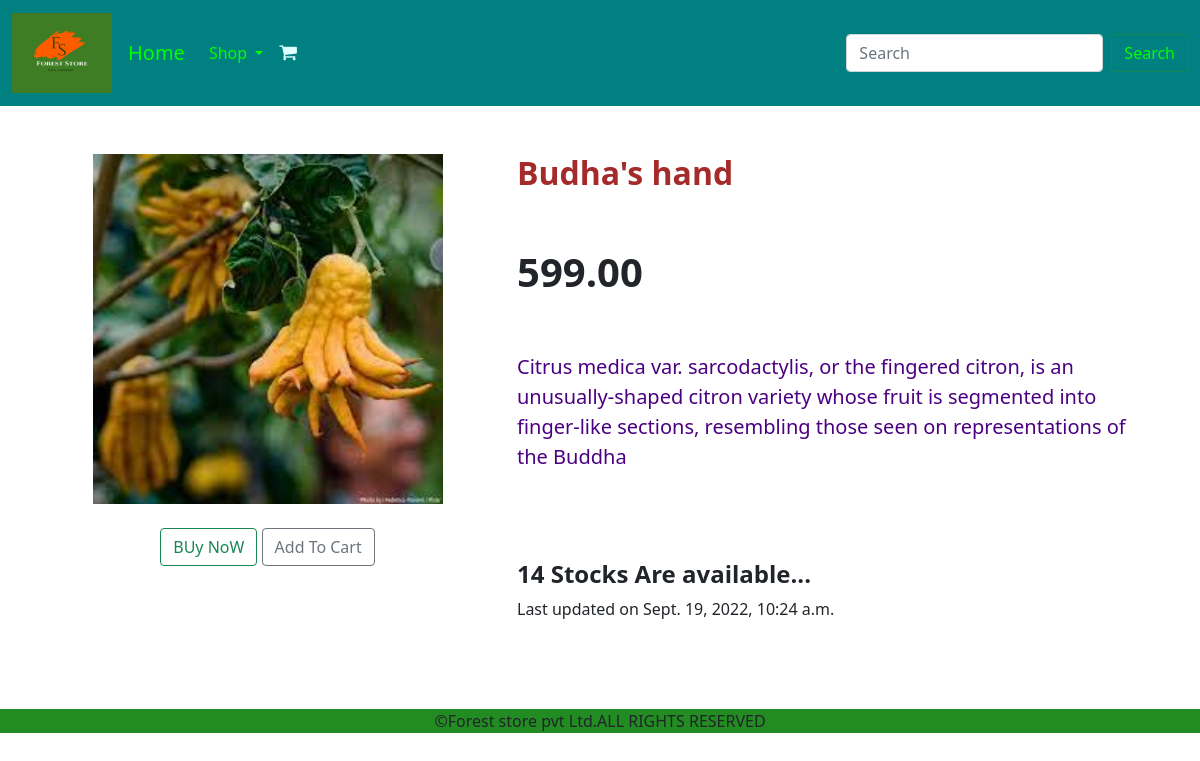
Page /fruits-and-vegetables/budhas-hand/ on the committed database.
### cart/models.py (models this page shows, shortened)
class Product(models.Model):
    name=models.CharField(max_length=250,unique=True)
    slug=models.SlugField(max_length=250,unique=True)
    img=models.ImageField(upload_to='product')
    desc=models.TextField(blank=True)
    price=models.DecimalField(max_digits=10,decimal_places=2)
    stocks=models.IntegerField()
    category=models.ForeignKey(Category,on_delete=models.CASCADE)
    cdate=models.DateTimeField(auto_now_add=True)
    udate=models.DateTimeField(auto_now=True)
    availability=models.BooleanField(default=True)
    class Meta:
        ordering = ('name',)
        verbose_name = 'product'
        verbose_name_plural = 'products'

### cart/views.py (the view)
# urls.py: path('<slug:c_slug>/<slug:p_slug>/',views.prodetails,name='prodetails'),
def prodetails(request,c_slug,p_slug):
    try:
        pro=Product.objects.get(category__slug=c_slug,slug=p_slug)
    except Exception as e:
        raise e
    return render(request,'product.html',{'pro':pro})

### cart/context_processors.py (called while the page is built)
def links(request):
    link=Category.objects.all()
    return dict(link=link)

def linksp(request):
    linkp=Product.objects.all()
    return dict(linkp=linkp)

def counter(request):
    item_count=0
    if 'admin' in request.path:
        return {}
    else:
        try:
            car=Cart.objects.filter(cart_id=cart_id(request))
            cart_items=CartItem.objects.all().filter(car=car[:1])
            for cart_item in cart_items:
                item_count += cart_item.quantity
        except Cart.DoesNotExist:
            item_count=0
        return dict(item_count=item_count)

### cart/models.py (called while the page is built)
    def get_url(self):
        return reverse('cart:pro_category',args=[self.slug])

### cart/views.py (called while the page is built)
def cart_id(request):
    cart_s=request.session.session_key
    if not cart_s:
        cart_s=request.session.create()
    return cart_s

### templates/product.html
{% extends 'base.html' %}
{% block content %}
<br><br>
<div class="container">
    <div class="row">
        <div class="col-md-5" >
            <div align="center">
                <img height="350" src="{{ pro.img.url }}">
            </div><br>
            <div align="center">
                <a class="btn btn-outline-success" href=""> BUy NoW</a>
                <a class="btn btn-outline-secondary" href="{% url 'cart:add_cart' pro.id %}"> Add To Cart</a>
            </div>
        </div>
        <div class="col-md-7">
            <h2 style="color:brown"><b>{{pro.name}}</b></h2><br><br>
            <h1><b>{{pro.price}}</b></h1><br><br>
            <p style="font-size:20px ; color:indigo">{{pro.desc}}</p><br><br><br>
            <h4><b>{{pro.stocks}} Stocks Are available...</b></h4><p>           Last updated on {{pro.udate}}</p>
        </div>
    </div>
</div>
<br><br><br>
{% endblock %}

### rows in the picture
Product: img (picture), name "Budha's hand", price "599.00", desc "Citrus medica var. sarcodactylis, or the fingered citron, is an unusually-shaped citron variety whose fruit is segmented into finger-like sections, resembling those seen on representations of the Buddha", stocks "14", udate "Sept. 19, 2022, 10:24 a.m."
